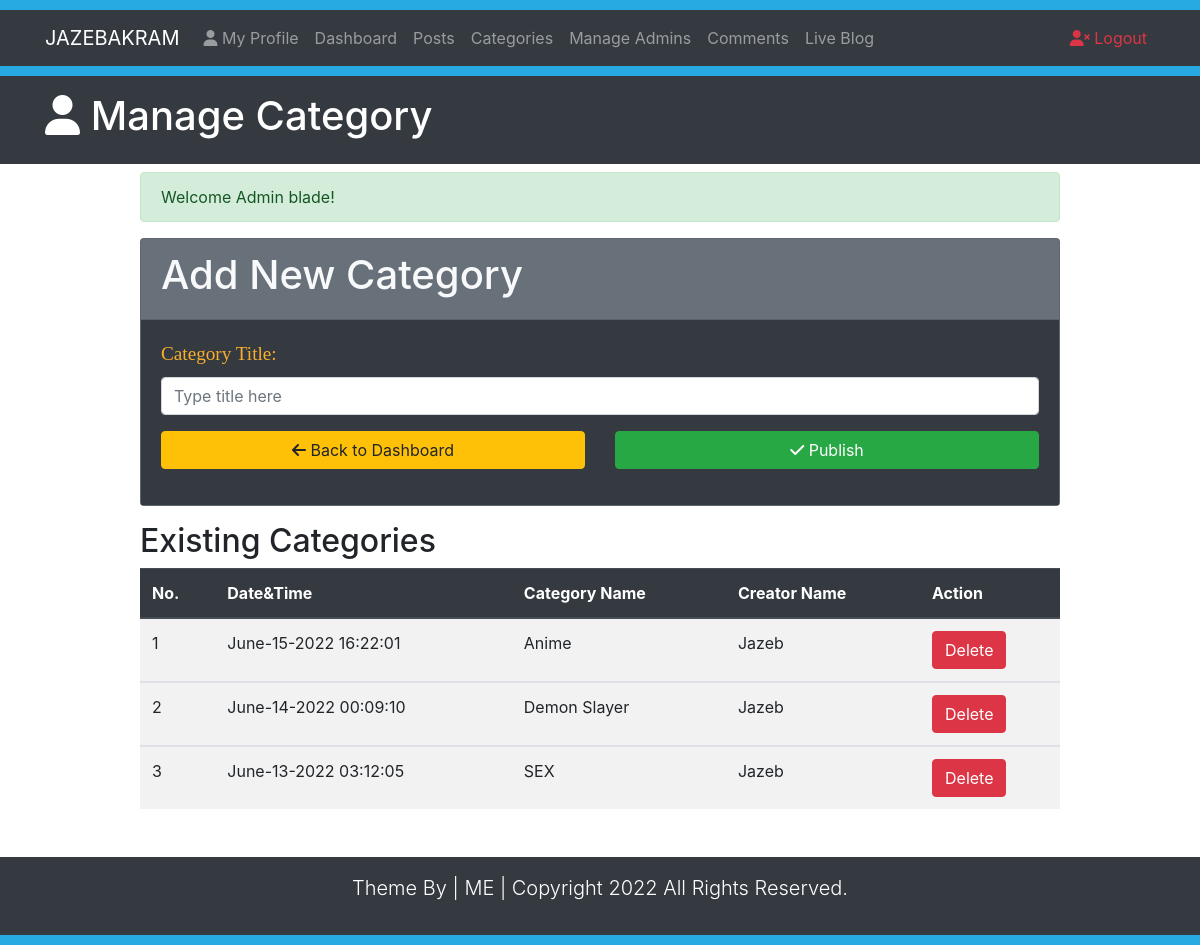
/categories.php (signed in), run on the app's committed database.
### tables this page shows
CREATE TABLE `category` (
  `id` int(10) NOT NULL AUTO_INCREMENT,
  `title` varchar(50) DEFAULT NULL,
  `author` varchar(50) DEFAULT NULL,
  `datetime` varchar(50) DEFAULT NULL,
  PRIMARY KEY (`id`)
);

### categories.php (the view, shortened to what this page needs)
<?php require_once("includes/functions.php"); ?>
<?php require_once("includes/sessions.php"); ?>
<!DOCTYPE html>
<html lang="es">
<head>
    <link rel="stylesheet" href="https://cdn.jsdelivr.net/npm/bootstrap@4.2.1/dist/css/bootstrap.min.css">
    <link rel="stylesheet" href="css/styles.css">
</head>
<body>
    <div style="height:10px; background:#27aae1"></div>
    <nav class="navbar navbar-expand-lg navbar-dark bg-dark">
        <div class="container">
            <a href="#" class="navbar-brand">JAZEBAKRAM</a>
            <div id="navbarcollapseCMS" class="collapse navbar-collapse">
                <ul class="navbar-nav mr-auto">
                    <li class="nav-item">
                        <a href="MyProfile.php" class="nav-link"> <i class="fa-solid fa-user"></i> My Profile</a>
                    </li>
                    <li class="nav-item">
                        <a href="Dashboard.php" class="nav-link">Dashboard</a>
                    </li>
                    <li class="nav-item">
                    <a href="poset.php" class="nav-link">Posts</a>
                    </li>
                    <li class="nav-item">
                        <a href="categories.php" class="nav-link">Categories</a>
                    </li>
                    <li class="nav-item">
                        <a href="admin.php" class="nav-link">Manage Admins</a>
                    </li>
                    <li class="nav-item">
                        <a href="comments.php" class="nav-link">Comments</a>
                    </li>
                    <li class="nav-item">
                        <a href="Blog.php?page=1" class="nav-link">Live Blog</a>
                    </li>
                </ul>
                <ul class="navbar-nav ml-auto">
                    <li class="nav-item"><a href="Logout.php" class="nav-link text-danger"> <i class="fa-solid fa-user-times"></i> Logout</a></li>
                </ul>
            </div>
        </div>
    </nav>
    <div style="height:10px; background:#27aae1"></div>
    <header class="bg-dark text-white py-3">
        <div class="container">
            <div class="row">
                <div class="col-md-12">
                    <h1><i class="fa-solid fa-user" style="color:27aae1;"></i> Manage Category</h1>
                </div>
            </div>
        </div>
    </header>
    <section class="container py-2 mb-4">
        <div class="row">
            <div class="offset-lg-1 col-lg-10" style="min-height:400px;">
                <?php
                 echo SuccessMessage();
                ?>
                <form class="" action="categories.php" method="post">
                    <div class="card bg-secondary text-light mb-3">
                        <div class="card-header">
                            <h1>Add New Category</h1>
                        </div>
                        <div class="card-body bg-dark">
                            <div class="form-group">
                                <label for="title"> <span class="FieldInfo"> Category Title: </span></label>
                                <input class="form-control" type="text" name="categorytitle" id="title" placeholder="Type title here" value="">
                                <div class="row">
                                    <div class="col-lg-6 mt-3">
                                        <a href="Dashboard.php" class="btn btn-warning btn-block"><i class="fas fa-arrow-left"></i> Back to Dashboard</a>
                                    </div>
                                    <div class="col-lg-6 mt-3">
                                        <button type="submit" name="Submit" class="btn btn-success btn-block">
                                            <i class="fas fa-check"></i>
                                            Publish
                                        </button>
                                    </div>
                                </div>
                            </div>
                        </div>
                    </div>
                </form>
                <h2>Existing Categories</h2>
                <table class="table table-striped table-hover">
                   <thead class="thead-dark">
                      <tr>
                         <th>No.</th>
                         <th>Date&Time</th>
                         <th>Category Name</th>
                         <th>Creator Name</th>
                         <th>Action</th>
                      </tr>
                   </thead>
                   <?php
                      $sql = "SELECT * FROM category ORDER BY id DESC";
                      $Execute = $ConnectingDB->query($sql);
                      $SrNo = 0;
                      while ($DataRows=$Execute->fetch()) {
                         $CategoryID = $DataRows['id'];
                         $CategoryDate = $DataRows['datetime'];
                         $CategoryName = $DataRows['title'];
                         $CreatorName = $DataRows['author'];
                         $SrNo++;
                      ?>
                      <tbody>
                         <tr>
                            <td><?php echo htmlentities($SrNo); ?></td>
                            <td><?php echo htmlentities($CategoryDate); ?></td>
                            <td><?php echo htmlentities($CategoryName); ?></td>
                            <td><?php echo htmlentities($CreatorName); ?></td>
                            <td style="width: 140px;"><a href="deletecategories.php?id=<?php echo $CategoryID; ?>" class="btn btn-danger">Delete</a></td>
                         </tr>
                      </tbody>
                      <?php } ?>
                   </table>
            </div>
        </div>
    </section>
    <footer class="bg-dark text-white py-3">
        <div class="container">
            <div class="row">
                <div class="col">
                    <p class="lead text-center">Theme By | ME | Copyright <span id="year"></span> All Rights Reserved.</p>
                </div>
            </div>
        </div>
    </footer>
    <div style="height:10px; background:#27aae1"></div>
</body>
</html>

### css/styles.css (style rules this page uses)
.FieldInfo { color: rgb(251, 174, 44); font-family: Bitter, Georgia, "Times New Roman", Times, serif; font-size: 1.2em; }

### data on the page
category: datetime "June-15-2022 16:22:01", title "Anime", author "Jazeb"
category: datetime "June-14-2022 00:09:10", title "Demon Slayer", author "Jazeb"
category: datetime "June-13-2022 03:12:05", title "SEX", author "Jazeb"

### other printed values
SuccessMessage() "Welcome Admin blade!"
